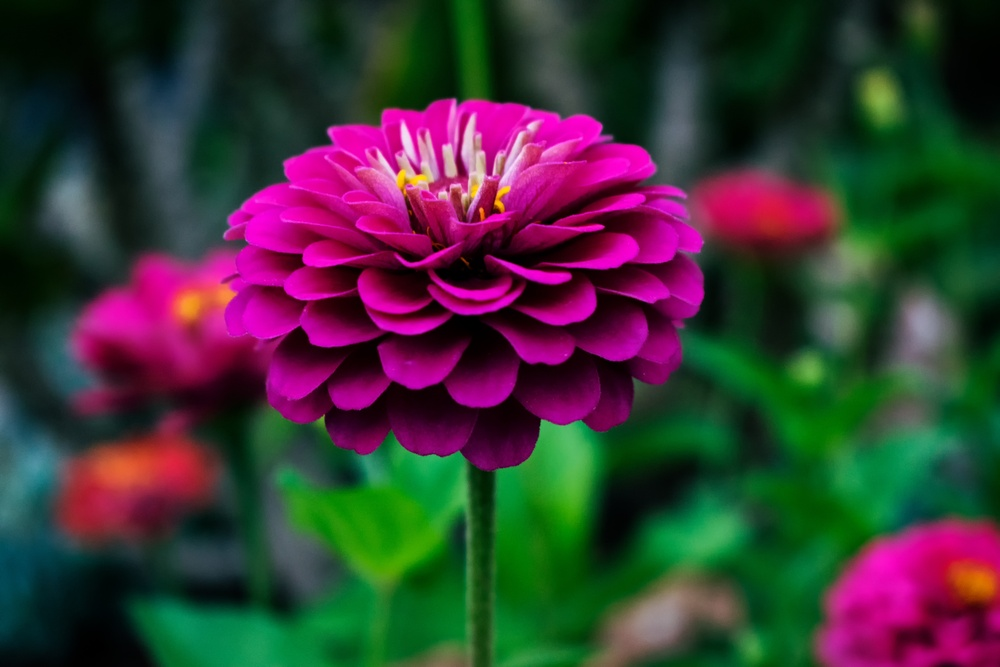
#> input picture img.jpg, 1000 x 667 px, shrunk from 6000 x 4000 before the run
$ jupyter execute 'IP_Practice_2 u.ipynb'
#> lines starting #> are read from the running program, lines starting #| are printed output that depends on the picture
[cell 1]
import numpy as np
import cv2
import matplotlib.pyplot as plt
from skimage.metrics import structural_similarity, mean_squared_error, peak_signal_noise_ratio
from skimage.restoration import denoise_nl_means, estimate_sigma
import warnings
warnings.filterwarnings('ignore')

# Лабораторная работа №2: Фильтрация шумов

## Задачи:
1. Зашумить изображение при помощи шума Гаусса и постоянного шума
2. Протестировать фильтры:
   - Медианный фильтр
   - Фильтр Гаусса
   - Билатериальный фильтр
   - Фильтр нелокальных средних
3. Выяснить какой фильтр показал лучший результат

## 1. Загрузка изображения

[cell 2]
image = cv2.imread('img.jpg')
#> image is the input picture: shape (667, 1000, 3); mean B, G, R 53.9, 53.8, 59.7

[cell 3]
image_gray = cv2.cvtColor(image, cv2.COLOR_BGR2GRAY)
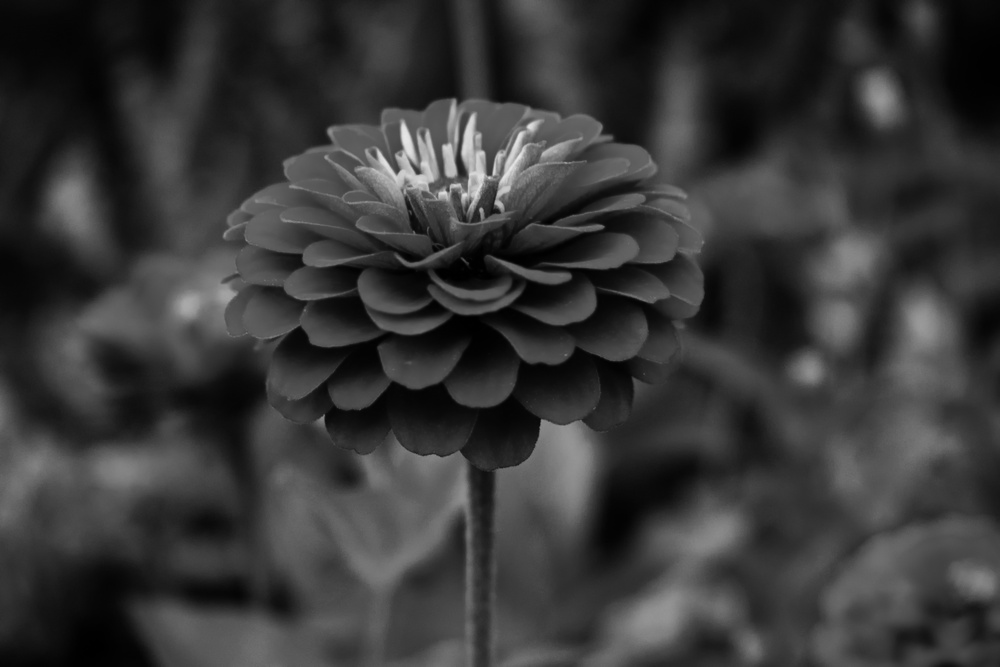
#> image_gray: shape (667, 1000); min 0, max 232, mean 55.5

[cell 4]
plt.figure(figsize=(8, 6))
plt.imshow(image_gray, cmap='gray')
plt.title('Исходное изображение')
plt.axis('off')
plt.show()

## 2. Добавление шума

### 2.1 Гауссовский шум

[cell 5]
def add_gaussian_noise(image, mean=0, sigma=25):
    """
    Добавление гауссовского шума

    Parameters:
    -----------
    image : numpy.ndarray
        Входное изображение
    mean : float
        Среднее значение шума
    sigma : float
        Стандартное отклонение шума

    Returns:
    --------
    numpy.ndarray
        Зашумленное изображение
    """
#> called with mean = 0, sigma = 25
    gaussian = np.random.normal(mean, sigma, image.shape)
    noisy_image = image + gaussian
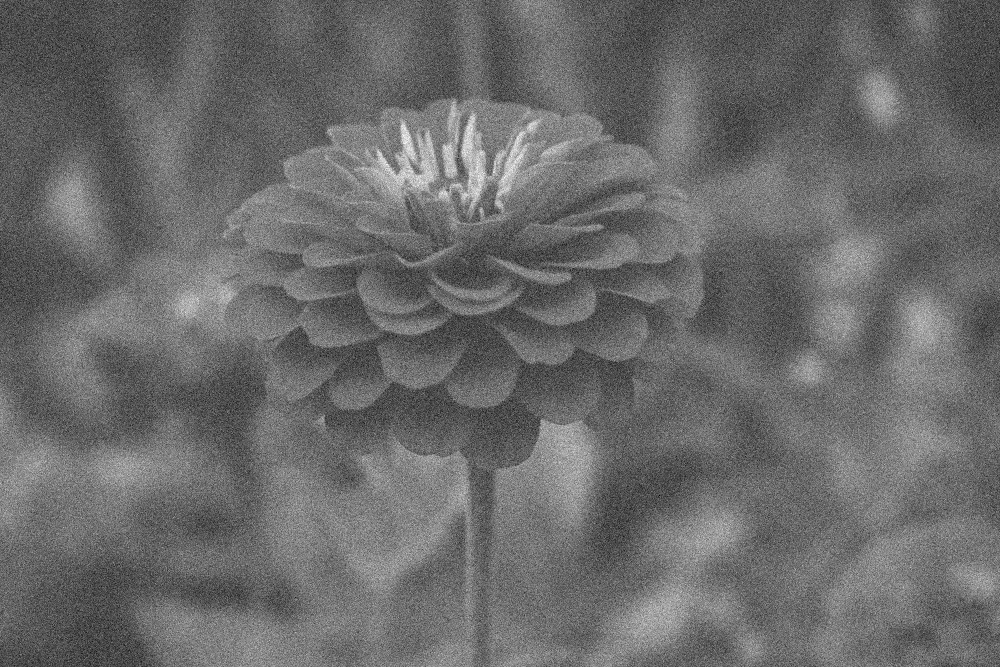
#> noisy_image: shape (667, 1000) float64; min -115.1, max 292.3, mean 55.6; drawn with min black and max white
    noisy_image = np.clip(noisy_image, 0, 255).astype(np.uint8)
    return noisy_image

[cell 6]
noisy_gaussian = add_gaussian_noise(image_gray, mean=0, sigma=25)

[cell 7]
plt.figure(figsize=(8, 6))
plt.imshow(noisy_gaussian, cmap='gray')
plt.title('Изображение с гауссовским шумом (σ=25)')
plt.axis('off')
plt.show()

### 2.2 Постоянный шум (Salt and Pepper)

[cell 8]
def add_salt_pepper_noise(image, salt_prob=0.01, pepper_prob=0.01):
    """
    Добавление импульсного шума (соль и перец)

    Parameters:
    -----------
    image : numpy.ndarray
        Входное изображение
    salt_prob : float
        Вероятность белого пикселя (соль)
    pepper_prob : float
        Вероятность черного пикселя (перец)

    Returns:
    --------
    numpy.ndarray
        Зашумленное изображение
    """
#> called with salt_prob = 0.02, pepper_prob = 0.02
    noisy_image = image.copy()

    # Соль (белые пиксели)
    salt_mask = np.random.random(image.shape) < salt_prob
    noisy_image[salt_mask] = 255

    # Перец (черные пиксели)
    pepper_mask = np.random.random(image.shape) < pepper_prob
    noisy_image[pepper_mask] = 0
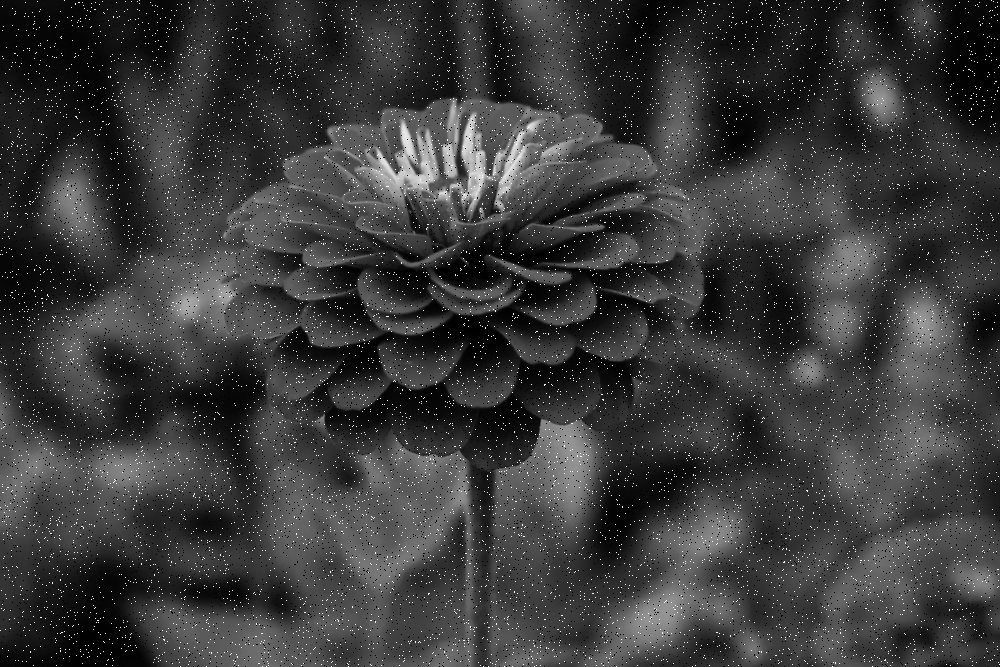
#> noisy_image: shape (667, 1000); min 0, max 255, mean 58.3

    return noisy_image

[cell 9]
noisy_sp = add_salt_pepper_noise(image_gray, salt_prob=0.02, pepper_prob=0.02)

[cell 10]
plt.figure(figsize=(8, 6))
plt.imshow(noisy_sp, cmap='gray')
plt.title('Изображение с импульсным шумом (2%)')
plt.axis('off')
plt.show()

### 2.3 Сравнение зашумленных изображений

[cell 11]
fig, axes = plt.subplots(1, 3, figsize=(15, 5))

axes[0].imshow(image_gray, cmap='gray')
axes[0].set_title('Исходное')
axes[0].axis('off')

axes[1].imshow(noisy_gaussian, cmap='gray')
axes[1].set_title('Гауссовский шум')
axes[1].axis('off')

axes[2].imshow(noisy_sp, cmap='gray')
axes[2].set_title('Импульсный шум')
axes[2].axis('off')

plt.tight_layout()
plt.show()
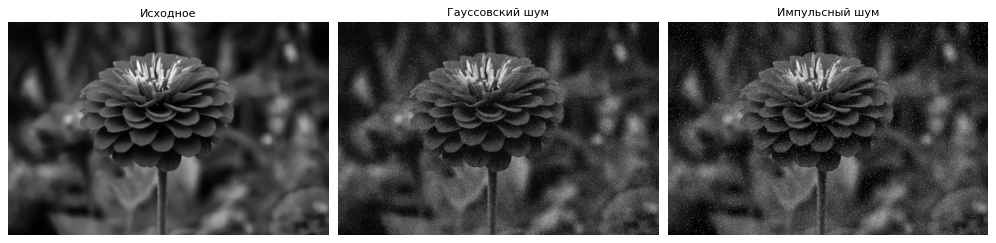
#> figure drawn by matplotlib, 3 panels

## 3. Применение фильтров к гауссовскому шуму

### 3.1 Медианный фильтр

[cell 12]
median_3 = cv2.medianBlur(noisy_gaussian, 3)

[cell 13]
median_5 = cv2.medianBlur(noisy_gaussian, 5)

[cell 14]
median_7 = cv2.medianBlur(noisy_gaussian, 7)

[cell 15]
fig, axes = plt.subplots(1, 4, figsize=(16, 4))

axes[0].imshow(noisy_gaussian, cmap='gray')
axes[0].set_title('Зашумленное')
axes[0].axis('off')

axes[1].imshow(median_3, cmap='gray')
axes[1].set_title('Median filter (3x3)')
axes[1].axis('off')

axes[2].imshow(median_5, cmap='gray')
axes[2].set_title('Median filter (5x5)')
axes[2].axis('off')

axes[3].imshow(median_7, cmap='gray')
axes[3].set_title('Median filter (7x7)')
axes[3].axis('off')

plt.tight_layout()
plt.show()

### 3.2 Фильтр Гаусса

[cell 16]
gaussian_3 = cv2.GaussianBlur(noisy_gaussian, (3, 3), 0)

[cell 17]
gaussian_5 = cv2.GaussianBlur(noisy_gaussian, (5, 5), 0)

[cell 18]
gaussian_7 = cv2.GaussianBlur(noisy_gaussian, (7, 7), 0)

[cell 19]
fig, axes = plt.subplots(1, 4, figsize=(16, 4))

axes[0].imshow(noisy_gaussian, cmap='gray')
axes[0].set_title('Зашумленное')
axes[0].axis('off')

axes[1].imshow(gaussian_3, cmap='gray')
axes[1].set_title('Gaussian filter (3x3)')
axes[1].axis('off')

axes[2].imshow(gaussian_5, cmap='gray')
axes[2].set_title('Gaussian filter (5x5)')
axes[2].axis('off')

axes[3].imshow(gaussian_7, cmap='gray')
axes[3].set_title('Gaussian filter (7x7)')
axes[3].axis('off')

plt.tight_layout()
plt.show()

### 3.3 Билатериальный фильтр

[cell 20]
bilateral_5 = cv2.bilateralFilter(noisy_gaussian, 5, 75, 75)

[cell 21]
bilateral_9 = cv2.bilateralFilter(noisy_gaussian, 9, 75, 75)

[cell 22]
bilateral_15 = cv2.bilateralFilter(noisy_gaussian, 15, 75, 75)

[cell 23]
fig, axes = plt.subplots(1, 4, figsize=(16, 4))

axes[0].imshow(noisy_gaussian, cmap='gray')
axes[0].set_title('Зашумленное')
axes[0].axis('off')

axes[1].imshow(bilateral_5, cmap='gray')
axes[1].set_title('Bilateral filter (d=5)')
axes[1].axis('off')

axes[2].imshow(bilateral_9, cmap='gray')
axes[2].set_title('Bilateral filter (d=9)')
axes[2].axis('off')

axes[3].imshow(bilateral_15, cmap='gray')
axes[3].set_title('Bilateral filter (d=15)')
axes[3].axis('off')

plt.tight_layout()
plt.show()

### 3.4 Фильтр нелокальных средних (Non-local Means)

[cell 24]
# Оценка уровня шума
sigma_est = np.mean(estimate_sigma(noisy_gaussian))
#> sigma_est = 22.82
print(f'Оценка уровня шума: {sigma_est:.2f}')
#| Оценка уровня шума: 22.82

[cell 25]
nlm_fast = cv2.fastNlMeansDenoising(noisy_gaussian, None, 10, 7, 21)

[cell 26]
nlm_strong = cv2.fastNlMeansDenoising(noisy_gaussian, None, 20, 7, 21)

[cell 27]
fig, axes = plt.subplots(1, 3, figsize=(15, 5))

axes[0].imshow(noisy_gaussian, cmap='gray')
axes[0].set_title('Зашумленное')
axes[0].axis('off')

axes[1].imshow(nlm_fast, cmap='gray')
axes[1].set_title('NLM (h=10)')
axes[1].axis('off')

axes[2].imshow(nlm_strong, cmap='gray')
axes[2].set_title('NLM (h=20)')
axes[2].axis('off')

plt.tight_layout()
plt.show()

## 4. Применение фильтров к импульсному шуму

[cell 28]
sp_median = cv2.medianBlur(noisy_sp, 5)

[cell 29]
sp_gaussian = cv2.GaussianBlur(noisy_sp, (5, 5), 0)

[cell 30]
sp_bilateral = cv2.bilateralFilter(noisy_sp, 9, 75, 75)

[cell 31]
sp_nlm = cv2.fastNlMeansDenoising(noisy_sp, None, 10, 7, 21)

[cell 32]
fig, axes = plt.subplots(2, 3, figsize=(15, 10))

axes[0, 0].imshow(image_gray, cmap='gray')
axes[0, 0].set_title('Исходное')
axes[0, 0].axis('off')

axes[0, 1].imshow(noisy_sp, cmap='gray')
axes[0, 1].set_title('Импульсный шум')
axes[0, 1].axis('off')

axes[0, 2].imshow(sp_median, cmap='gray')
axes[0, 2].set_title('Median filter')
axes[0, 2].axis('off')

axes[1, 0].imshow(sp_gaussian, cmap='gray')
axes[1, 0].set_title('Gaussian filter')
axes[1, 0].axis('off')

axes[1, 1].imshow(sp_bilateral, cmap='gray')
axes[1, 1].set_title('Bilateral filter')
axes[1, 1].axis('off')

axes[1, 2].imshow(sp_nlm, cmap='gray')
axes[1, 2].set_title('NLM filter')
axes[1, 2].axis('off')

plt.tight_layout()
plt.show()

## 5. Сравнение результатов с помощью метрик

### 5.1 Метрики для гауссовского шума

[cell 33]
# Словарь с результатами фильтрации
gaussian_results = {
    'Median 3x3': median_3,
    'Median 5x5': median_5,
    'Gaussian 5x5': gaussian_5,
    'Bilateral d=9': bilateral_9,
    'NLM h=10': nlm_fast,
    'NLM h=20': nlm_strong
}

[cell 34]
print("="*70)
print("СРАВНЕНИЕ ФИЛЬТРОВ ДЛЯ ГАУССОВСКОГО ШУМА")
print("="*70)
print(f"{'Фильтр':<20} {'MSE':<15} {'PSNR':<15} {'SSIM':<15}")
print("-"*70)

for name, filtered_img in gaussian_results.items():
    mse = mean_squared_error(image_gray, filtered_img)
    psnr = peak_signal_noise_ratio(image_gray, filtered_img)
    ssim = structural_similarity(image_gray, filtered_img)
    print(f"{name:<20} {mse:<15.2f} {psnr:<15.2f} {ssim:<15.4f}")
#> this loop made 6 passes
#> (name, mse, psnr, ssim) on passes 1 to 6: ('Median 3x3', 103.5, 27.98, 0.502), ('Median 5x5', 45.48, 31.55, 0.733), ('Gaussian 5x5', 49.96, 31.14, 0.701), ('Bilateral d=9', 31.83, 33.1, 0.84), ('NLM h=10', 522.8, 20.95, 0.192), ('NLM h=20', 27.99, 33.66, 0.875)
#| Median 3x3           103.53          27.98           0.5023
#| Median 5x5           45.48           31.55           0.7331
#| Gaussian 5x5         49.96           31.14           0.7010
#| Bilateral d=9        31.83           33.10           0.8402
#| NLM h=10             522.83          20.95           0.1921
#| NLM h=20             27.99           33.66           0.8753

print("="*70)

### 5.2 Метрики для импульсного шума

[cell 35]
sp_results = {
    'Median 5x5': sp_median,
    'Gaussian 5x5': sp_gaussian,
    'Bilateral d=9': sp_bilateral,
    'NLM h=10': sp_nlm
}

[cell 36]
print("="*70)
print("СРАВНЕНИЕ ФИЛЬТРОВ ДЛЯ ИМПУЛЬСНОГО ШУМА")
print("="*70)
print(f"{'Фильтр':<20} {'MSE':<15} {'PSNR':<15} {'SSIM':<15}")
print("-"*70)

for name, filtered_img in sp_results.items():
    mse = mean_squared_error(image_gray, filtered_img)
    psnr = peak_signal_noise_ratio(image_gray, filtered_img)
    ssim = structural_similarity(image_gray, filtered_img)
    print(f"{name:<20} {mse:<15.2f} {psnr:<15.2f} {ssim:<15.4f}")
#> this loop made 4 passes
#> (name, mse, psnr, ssim) on passes 1 to 4: ('Median 5x5', 4.07, 42.04, 0.986), ('Gaussian 5x5', 79.31, 29.14, 0.66), ('Bilateral d=9', 371.2, 22.43, 0.547), ('NLM h=10', 861.1, 18.78, 0.38)
#| Median 5x5           4.07            42.04           0.9864
#| Gaussian 5x5         79.31           29.14           0.6596
#| Bilateral d=9        371.23          22.43           0.5472
#| NLM h=10             861.07          18.78           0.3800

print("="*70)

## 6. Визуализация метрик

[cell 37]
# Расчет метрик для графиков
filter_names = list(gaussian_results.keys())
#> filter_names = ['Median 3x3', 'Median 5x5', 'Gaussian 5x5', 'Bilateral d=9', 'NLM h=10', 'NLM h=20']
mse_values = []
psnr_values = []
ssim_values = []

for filtered_img in gaussian_results.values():
    mse_values.append(mean_squared_error(image_gray, filtered_img))
    psnr_values.append(peak_signal_noise_ratio(image_gray, filtered_img))
    ssim_values.append(structural_similarity(image_gray, filtered_img))
#> this loop made 6 passes
#> after the loop, mse_values = [103.5, 45.48, 49.96, 31.83, 522.8, 27.99]; psnr_values = [27.98, 31.55, 31.14, 33.1, 20.95, 33.66]; ssim_values = [0.502, 0.733, 0.701, 0.84, 0.192, 0.875]

[cell 38]
fig, (ax1, ax2, ax3) = plt.subplots(1, 3, figsize=(18, 5))

# MSE
ax1.bar(range(len(filter_names)), mse_values, color='#E63946')
ax1.set_xticks(range(len(filter_names)))
ax1.set_xticklabels(filter_names, rotation=45, ha='right')
ax1.set_ylabel('MSE (меньше = лучше)')
ax1.set_title('Mean Squared Error')
ax1.grid(True, alpha=0.3)

# PSNR
ax2.bar(range(len(filter_names)), psnr_values, color='#457B9D')
ax2.set_xticks(range(len(filter_names)))
ax2.set_xticklabels(filter_names, rotation=45, ha='right')
ax2.set_ylabel('PSNR (больше = лучше)')
ax2.set_title('Peak Signal-to-Noise Ratio')
ax2.grid(True, alpha=0.3)

# SSIM
ax3.bar(range(len(filter_names)), ssim_values, color='#06A77D')
ax3.set_xticks(range(len(filter_names)))
ax3.set_xticklabels(filter_names, rotation=45, ha='right')
ax3.set_ylabel('SSIM (ближе к 1 = лучше)')
ax3.set_title('Structural Similarity Index')
ax3.grid(True, alpha=0.3)

plt.tight_layout()
plt.show()
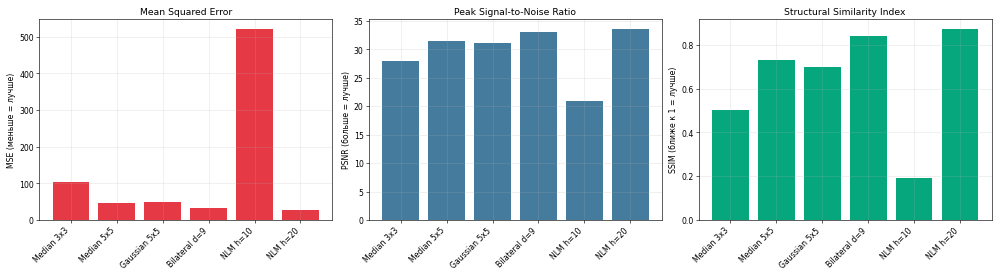
#> figure drawn by matplotlib, 3 panels; panel 1: tallest bar 522.8 high, from x = 3.6 to 4.4; panel 2: tallest bar 33.66 high, from x = 4.6 to 5.4; panel 3: tallest bar 0.875 high, from x = 4.6 to 5.4

## 7. Итоговое сравнение лучших результатов

[cell 39]
fig, axes = plt.subplots(2, 4, figsize=(18, 10))

# Гауссовский шум
axes[0, 0].imshow(image_gray, cmap='gray')
axes[0, 0].set_title('Исходное')
axes[0, 0].axis('off')

axes[0, 1].imshow(noisy_gaussian, cmap='gray')
axes[0, 1].set_title('Гауссовский шум')
axes[0, 1].axis('off')

axes[0, 2].imshow(bilateral_9, cmap='gray')
axes[0, 2].set_title('Bilateral (лучший)')
axes[0, 2].axis('off')

axes[0, 3].imshow(nlm_strong, cmap='gray')
axes[0, 3].set_title('NLM (альтернатива)')
axes[0, 3].axis('off')

# Импульсный шум
axes[1, 0].imshow(image_gray, cmap='gray')
axes[1, 0].set_title('Исходное')
axes[1, 0].axis('off')

axes[1, 1].imshow(noisy_sp, cmap='gray')
axes[1, 1].set_title('Импульсный шум')
axes[1, 1].axis('off')

axes[1, 2].imshow(sp_median, cmap='gray')
axes[1, 2].set_title('Median (лучший)')
axes[1, 2].axis('off')

axes[1, 3].imshow(sp_nlm, cmap='gray')
axes[1, 3].set_title('NLM (альтернатива)')
axes[1, 3].axis('off')

plt.tight_layout()
plt.show()
